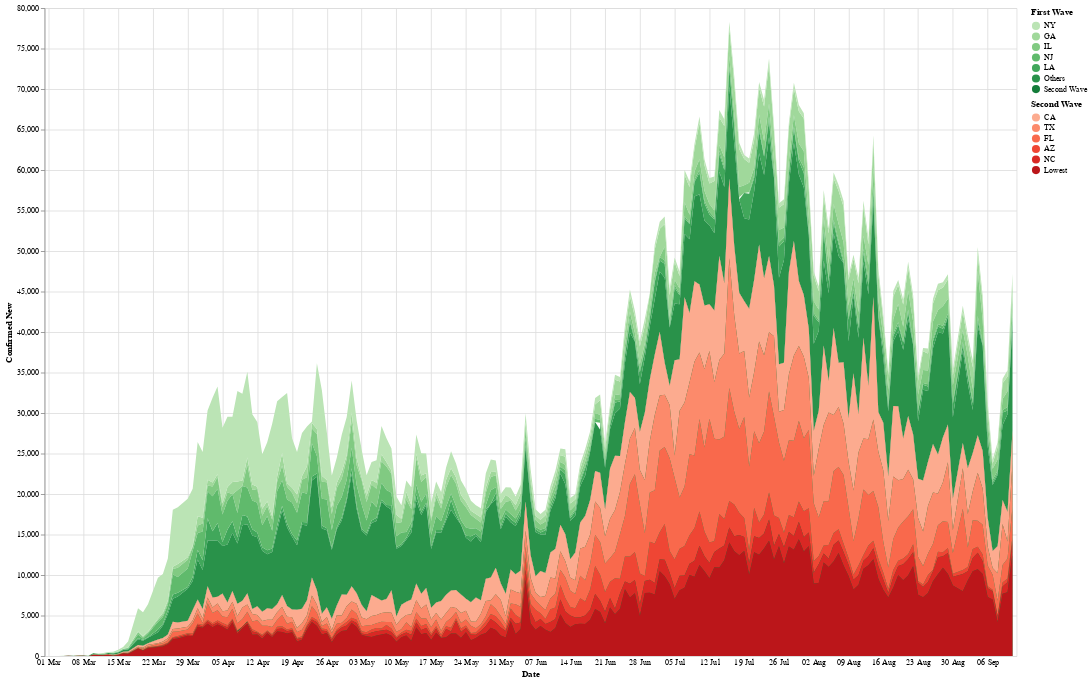

This figure's notebook cell:
### Code cell
root=state_data('US')
root = root.drop(root[root['Date'] == '03-28-2020'].index)
root = root.drop(root[root['Date'] == '03-22-2020'].index)
root = root.drop(root[root['Date'] == '03-18-2020'].index)
root = root.drop(root[root['Date'] == '08-31-2020'].index)
root = root[root['Date'] >= '03-01-2020']

chart = wave_chart(root, 'State', 'Confirmed_New')
chart.properties(width=1200, height=800).resolve_scale(color='independent').save('wave.html')
chart.interactive()

### Figure 1 — Vega-Lite specification as saved in the notebook (floating-point values rounded to 4 significant figures; data arrays with more than 128 entries replaced by an {"elided": "..."} marker saying what was removed)
{"config": {"view": {"continuousWidth": 400, "continuousHeight": 300}}, "layer": [{"data": {"name": "data-9a7c05949a9218397ba12f17041efcc1"}, "mark": "area", "encoding": {"color": {"type": "nominal", "field": "State", "scale": {"scheme": "greens"}, "sort": ["NY", "GA", "IL", "NJ", "LA"], "title": "First Wave"}, "opacity": {"condition": {"value": 1, "selection": "selector009"}, "value": 0.3}, "order": {"type": "quantitative", "field": "sort"}, "tooltip": [{"type": "temporal", "field": "Date"}, {"type": "nominal", "field": "State"}, {"type": "quantitative", "field": "Confirmed_New"}], "x": {"type": "temporal", "axis": {"domain": false, "format": "%d %b", "tickSize": 0}, "field": "Date"}, "y": {"type": "quantitative", "axis": {"title": "Confirmed New"}, "field": "Confirmed_New", "scale": {"domain": [0, 78310.0]}}}, "selection": {"selector009": {"type": "multi", "fields": ["State"], "bind": "legend"}, "selector012": {"type": "interval", "bind": "scales", "encodings": ["x", "y"]}}, "transform": [{"lookup": "State", "as": ["sort"], "from": {"data": {"name": "data-c1f0c34a7987c9bebb76dc8f0f7ded93"}, "key": "State", "fields": ["Confirmed"]}}]}, {"data": {"name": "data-24b893c1c49df58b844c1de7722b39bb"}, "mark": "area", "encoding": {"color": {"type": "nominal", "field": "State", "scale": {"scheme": "reds"}, "sort": ["CA", "TX", "FL", "AZ", "NC"], "title": "Second Wave"}, "opacity": {"condition": {"value": 1, "selection": "selector010"}, "value": 0.3}, "order": {"type": "quantitative", "field": "sort"}, "tooltip": [{"type": "temporal", "field": "Date"}, {"type": "nominal", "field": "State"}, {"type": "quantitative", "field": "Confirmed_New"}], "x": {"type": "temporal", "axis": {"domain": false, "format": "%d %b", "tickSize": 0}, "field": "Date"}, "y": {"type": "quantitative", "field": "Confirmed_New"}}, "selection": {"selector010": {"type": "multi", "fields": ["State"], "bind": "legend"}}, "transform": [{"lookup": "State", "as": ["sort"], "from": {"data": {"name": "data-bff37b786671f96183bb512c4f4b6355"}, "key": "State", "fields": ["Confirmed"]}}]}, {"data": {"name": "data-16dab2d174407c68646bf8eac5dd6750"}, "mark": "bar", "encoding": {"color": {"type": "nominal", "field": "Slope", "legend": null, "scale": {"domain": ["Positive", "Negative"], "range": ["white", "black"]}}, "size": {"condition": {"value": 2, "selection": "selector011"}, "value": 0}, "x": {"type": "temporal", "field": "Date"}, "y": {"type": "quantitative", "field": "Confirmed_New", "stack": "zero"}}, "selection": {"selector011": {"type": "single", "fields": ["Date"], "empty": "none", "nearest": true, "on": "mouseover"}}}, {"data": {"name": "data-16dab2d174407c68646bf8eac5dd6750"}, "mark": {"type": "text", "color": "red", "dx": -15, "dy": 10}, "encoding": {"color": {"type": "nominal", "field": "Slope", "legend": null, "scale": {"domain": ["Positive", "Negative"], "range": ["black", "black"]}}, "size": {"condition": {"value": 12, "selection": "selector011"}, "value": 0}, "text": {"type": "nominal", "field": "label"}, "x": {"type": "temporal", "field": "Date"}, "y": {"type": "quantitative", "field": "Confirmed_New", "stack": "zero"}}, "transform": [{"calculate": "format(datum.Percent, \".0f\") + \"%\"", "as": "label"}]}], "height": 800, "resolve": {"scale": {"color": "independent"}}, "width": 1200, "$schema": "https://vega.github.io/schema/vega-lite/v4.0.2.json", "datasets": {"data-9a7c05949a9218397ba12f17041efcc1": {"elided": "1322 records"}, "data-c1f0c34a7987c9bebb76dc8f0f7ded93": [{"State": "NY", "Confirmed": 442800.0}, {"State": "GA", "Confirmed": 290800.0}, {"State": "IL", "Confirmed": 259900.0}, {"State": "NJ", "Confirmed": 195900.0}, {"State": "LA", "Confirmed": 156200.0}, {"State": "PA", "Confirmed": 147700.0}, {"State": "AL", "Confirmed": 136700.0}, {"State": "OH", "Confirmed": 135300.0}, {"State": "VA", "Confirmed": 131600.0}, {"State": "MA", "Confirmed": 124000.0}, {"State": "MD", "Confirmed": 114700.0}, {"State": "IN", "Confirmed": 103500.0}, {"State": "WI", "Confirmed": 86250.0}, {"State": "MN", "Confirmed": 82720.0}, {"State": "IA", "Confirmed": 73400.0}, {"State": "OK", "Confirmed": 67640.0}, {"State": "CO", "Confirmed": 60460.0}, {"State": "CT", "Confirmed": 54330.0}, {"State": "KS", "Confirmed": 48370.0}, {"State": "NE", "Confirmed": 37850.0}, {"State": "RI", "Confirmed": 22900.0}, {"State": "DE", "Confirmed": 18560.0}, {"State": "SD", "Confirmed": 16120.0}, {"State": "ND", "Confirmed": 14680.0}, {"State": "DC", "Confirmed": 14490.0}, {"State": "WV", "Confirmed": 12180.0}, {"State": "NH", "Confirmed": 7620.0}, {"State": "ME", "Confirmed": 4792.0}, {"State": "WY", "Confirmed": 4264.0}, {"State": "GU", "Confirmed": 1863.0}, {"State": "Cruise Ship", "Confirmed": 152.0}, {"State": "Others", "Confirmed": 1.0}, {"State": "Recovered", "Confirmed": 0.0}, {"State": "Second Wave", "Confirmed": 0.0}], "data-24b893c1c49df58b844c1de7722b39bb": {"elided": "1143 records"}, "data-bff37b786671f96183bb512c4f4b6355": [{"State": "CA", "Date": "09-11-2020", "Confirmed": 754900.0, "Deaths": 14230.0, "Recovered": 0.0, "Confirmed_New": 3944.0, "Deaths_New": 153.0, "Recovered_New": 0.0, "Active": 740700.0, "Slope": "Positive"}, {"State": "TX", "Date": "09-11-2020", "Confirmed": 675000.0, "Deaths": 14230.0, "Recovered": 0.0, "Confirmed_New": 5442.0, "Deaths_New": 297.0, "Recovered_New": 0.0, "Active": 660800.0, "Slope": "Positive"}, {"State": "FL", "Date": "09-11-2020", "Confirmed": 658400.0, "Deaths": 12500.0, "Recovered": 0.0, "Confirmed_New": 3650.0, "Deaths_New": 176.0, "Recovered_New": 0.0, "Active": 645900.0, "Slope": "Positive"}, {"State": "AZ", "Date": "09-11-2020", "Confirmed": 207500.0, "Deaths": 5288.0, "Recovered": 0.0, "Confirmed_New": 521.0, "Deaths_New": 15.0, "Recovered_New": 0.0, "Active": 202200.0, "Slope": "Positive"}, {"State": "NC", "Date": "09-11-2020", "Confirmed": 182300.0, "Deaths": 3023.0, "Recovered": 0.0, "Confirmed_New": 1532.0, "Deaths_New": 33.0, "Recovered_New": 0.0, "Active": 179300.0, "Slope": "Positive"}, {"State": "TN", "Date": "09-11-2020", "Confirmed": 169900.0, "Deaths": 2025.0, "Recovered": 0.0, "Confirmed_New": 1622.0, "Deaths_New": 37.0, "Recovered_New": 0.0, "Active": 167800.0, "Slope": "Positive"}, {"State": "SC", "Date": "09-11-2020", "Confirmed": 129000.0, "Deaths": 3028.0, "Recovered": 0.0, "Confirmed_New": 2454.0, "Deaths_New": 53.0, "Recovered_New": 0.0, "Active": 126000.0, "Slope": "Positive"}, {"State": "MI", "Date": "09-11-2020", "Confirmed": 122300.0, "Deaths": 6900.0, "Recovered": 0.0, "Confirmed_New": 1405.0, "Deaths_New": 6.0, "Recovered_New": 0.0, "Active": 115400.0, "Slope": "Positive"}, {"State": "MO", "Date": "09-11-2020", "Confirmed": 100300.0, "Deaths": 1720.0, "Recovered": 0.0, "Confirmed_New": 1530.0, "Deaths_New": 7.0, "Recovered_New": 0.0, "Active": 98550.0, "Slope": "Positive"}, {"State": "MS", "Date": "09-11-2020", "Confirmed": 89180.0, "Deaths": 2670.0, "Recovered": 0.0, "Confirmed_New": 853.0, "Deaths_New": 14.0, "Recovered_New": 0.0, "Active": 86500.0, "Slope": "Positive"}, {"State": "WA", "Date": "09-11-2020", "Confirmed": 79010.0, "Deaths": 1991.0, "Recovered": 0.0, "Confirmed_New": 544.0, "Deaths_New": 6.0, "Recovered_New": 0.0, "Active": 77020.0, "Slope": "Positive"}, {"State": "NV", "Date": "09-11-2020", "Confirmed": 72810.0, "Deaths": 1439.0, "Recovered": 0.0, "Confirmed_New": 260.0, "Deaths_New": 10.0, "Recovered_New": 0.0, "Active": 71370.0, "Slope": "Positive"}, {"State": "AR", "Date": "09-11-2020", "Confirmed": 67910.0, "Deaths": 953.0, "Recovered": 0.0, "Confirmed_New": 1107.0, "Deaths_New": 13.0, "Recovered_New": 0.0, "Active": 66960.0, "Slope": "Positive"}, {"State": "UT", "Date": "09-11-2020", "Confirmed": 56680.0, "Deaths": 431.0, "Recovered": 0.0, "Confirmed_New": 656.0, "Deaths_New": 1.0, "Recovered_New": 0.0, "Active": 56240.0, "Slope": "Positive"}, {"State": "KY", "Date": "09-11-2020", "Confirmed": 55700.0, "Deaths": 1044.0, "Recovered": 0.0, "Confirmed_New": 932.0, "Deaths_New": 9.0, "Recovered_New": 0.0, "Active": 54660.0, "Slope": "Positive"}, {"State": "PR", "Date": "09-11-2020", "Confirmed": 36580.0, "Deaths": 523.0, "Recovered": 0.0, "Confirmed_New": 302.0, "Deaths_New": 11.0, "Recovered_New": 0.0, "Active": 36060.0, "Slope": "Positive"}, {"State": "ID", "Date": "09-11-2020", "Confirmed": 34950.0, "Deaths": 412.0, "Recovered": 0.0, "Confirmed_New": 333.0, "Deaths_New": 5.0, "Recovered_New": 0.0, "Active": 34540.0, "Slope": "Positive"}, {"State": "OR", "Date": "09-11-2020", "Confirmed": 28860.0, "Deaths": 499.0, "Recovered": 0.0, "Confirmed_New": 211.0, "Deaths_New": 2.0, "Recovered_New": 0.0, "Active": 28370.0, "Slope": "Positive"}, {"State": "NM", "Date": "09-11-2020", "Confirmed": 26560.0, "Deaths": 818.0, "Recovered": 0.0, "Confirmed_New": 134.0, "Deaths_New": 2.0, "Recovered_New": 0.0, "Active": 25740.0, "Slope": "Positive"}, {"State": "HI", "Date": "09-11-2020", "Confirmed": 10460.0, "Deaths": 96.0, "Recovered": 0.0, "Confirmed_New": 167.0, "Deaths_New": 2.0, "Recovered_New": 0.0, "Active": 10360.0, "Slope": "Positive"}, {"State": "MT", "Date": "09-11-2020", "Confirmed": 8785.0, "Deaths": 131.0, "Recovered": 0.0, "Confirmed_New": 122.0, "Deaths_New": 8.0, "Recovered_New": 0.0, "Active": 8654.0, "Slope": "Positive"}, {"State": "AK", "Date": "09-11-2020", "Confirmed": 6104.0, "Deaths": 43.0, "Recovered": 0.0, "Confirmed_New": 92.0, "Deaths_New": 1.0, "Recovered_New": 0.0, "Active": 6061.0, "Slope": "Positive"}, {"State": "VT", "Date": "09-11-2020", "Confirmed": 1668.0, "Deaths": 58.0, "Recovered": 0.0, "Confirmed_New": 7.0, "Deaths_New": 0.0, "Recovered_New": 0.0, "Active": 1610.0, "Slope": "Positive"}, {"State": "VI", "Date": "09-11-2020", "Confirmed": 1201.0, "Deaths": 18.0, "Recovered": 0.0, "Confirmed_New": 0.0, "Deaths_New": 0.0, "Recovered_New": 0.0, "Active": 1183.0, "Slope": "Positive"}, {"State": "MP", "Date": "09-11-2020", "Confirmed": 59.0, "Deaths": 2.0, "Recovered": 0.0, "Confirmed_New": 0.0, "Deaths_New": 0.0, "Recovered_New": 0.0, "Active": 57.0, "Slope": "Positive"}], "data-16dab2d174407c68646bf8eac5dd6750": {"elided": "382 records"}}}
